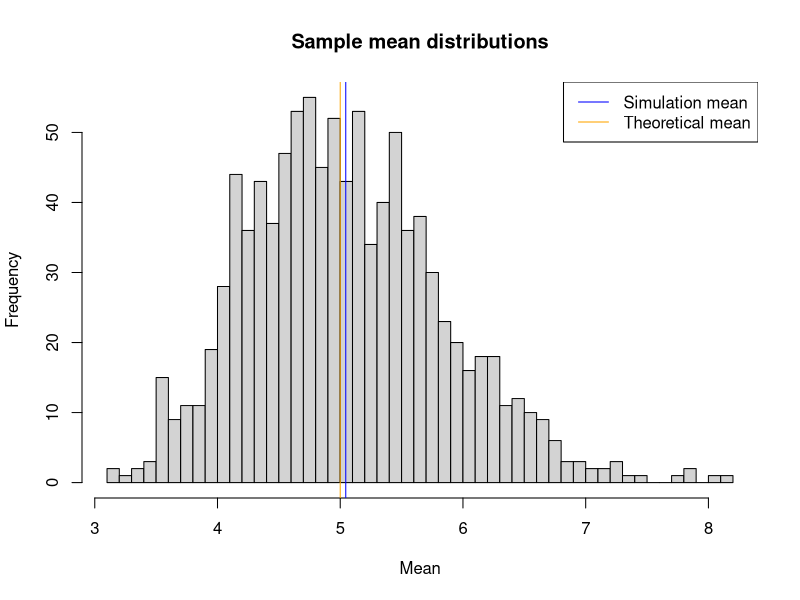
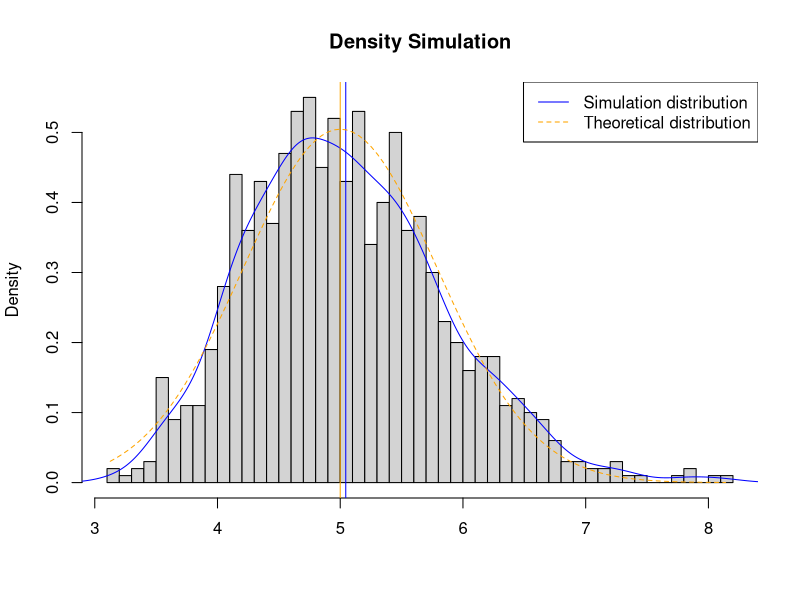
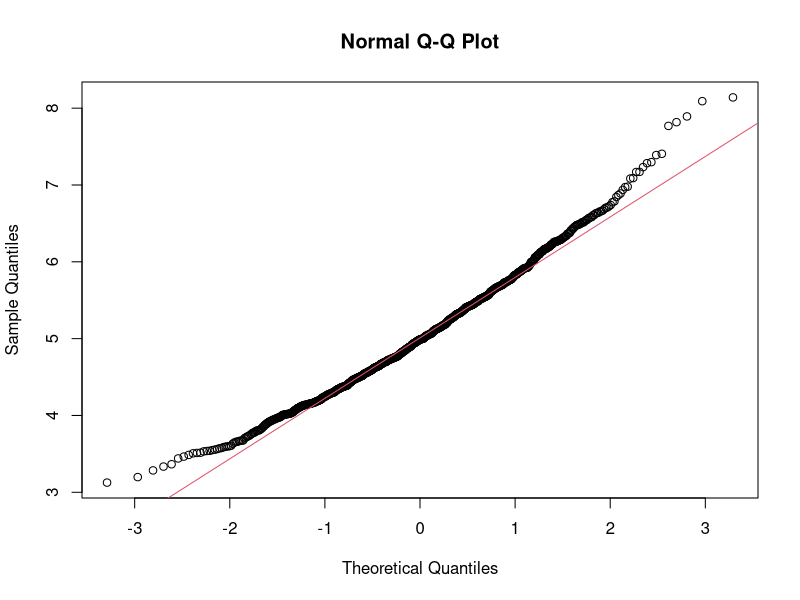

Generate these figures, in order, with R:
## ---- chunk 1
library(knitr)
opts_chunk$set(echo = TRUE)
## ---- chunk 2
set.seed(10) # R Preparation for reproducible results
lambda <- 0.2 # set lambda to 0.2
Num_Sample <- 40 # 40 samples
Num_Sim <- 1000 # 1000 simulations
Sim_Exp <- replicate(Num_Sim, rexp(Num_Sample, lambda))
mean_Sim_Exp <- apply(Sim_Exp, 2, mean) # Calculate the mean of the sample of exponentials
mean_Sample <- mean(mean_Sim_Exp) # Calculate the mean of the sample mean
mean_Theory <- 1/lambda # Calculate the theoritical mean
## ---- chunk 3
# Represent the sample mean distribution
hist(mean_Sim_Exp, breaks=50, xlab = "Mean", main = "Sample mean distributions")
abline(v = mean_Sample , col = "blue")
abline(v = mean_Theory, col = "orange")
legend('topright', c("Simulation mean", "Theoretical mean"),
       lty=c(1,1), col=c("blue", "orange"))

round(mean_Sample, digits = 3)
mean_Theory
## ---- chunk 4
# Calculate the standard deviation of the sample distribution
stddev_Sample <- sd(mean_Sim_Exp)
# Calculate the  theoritical standard deviation
stddev_Theory <- (1/lambda)/sqrt(Num_Sample)
# Calcultate the variance of the sample distribution
var_Sample <- stddev_Sample^2
# Calculate the theoritical variation
var_Theory <- ((1/lambda)*(1/sqrt(Num_Sample)))^2
## ---- chunk 5
round(stddev_Sample, digits = 3)
round(stddev_Theory, digits = 3)
round(var_Sample, digits = 3)
var_Theory
## ---- chunk 6
hist(mean_Sim_Exp, breaks=50, prob=TRUE,
     main="Density Simulation",
     xlab="")
# Calculate and identify the density of the sample mean
lines(density(mean_Sim_Exp), col="blue")
abline(v=mean(mean_Sim_Exp), col="blue")
abline(v=1/lambda, col="orange")

# Calculate the theoretical density of the averages of samples
xfit <- seq(min(mean_Sim_Exp), max(mean_Sim_Exp), length=100)
yfit <- dnorm(xfit, mean=mean_Theory, sd=stddev_Theory)
lines(xfit, yfit, pch=22, col="orange", lty=2)
legend('topright', c("Simulation distribution", "Theoretical distribution"),
       lty=c(1,2), col=c("blue", "orange"))
## ---- chunk 7
qqnorm(mean_Sim_Exp)
qqline(mean_Sim_Exp, col = 2)
